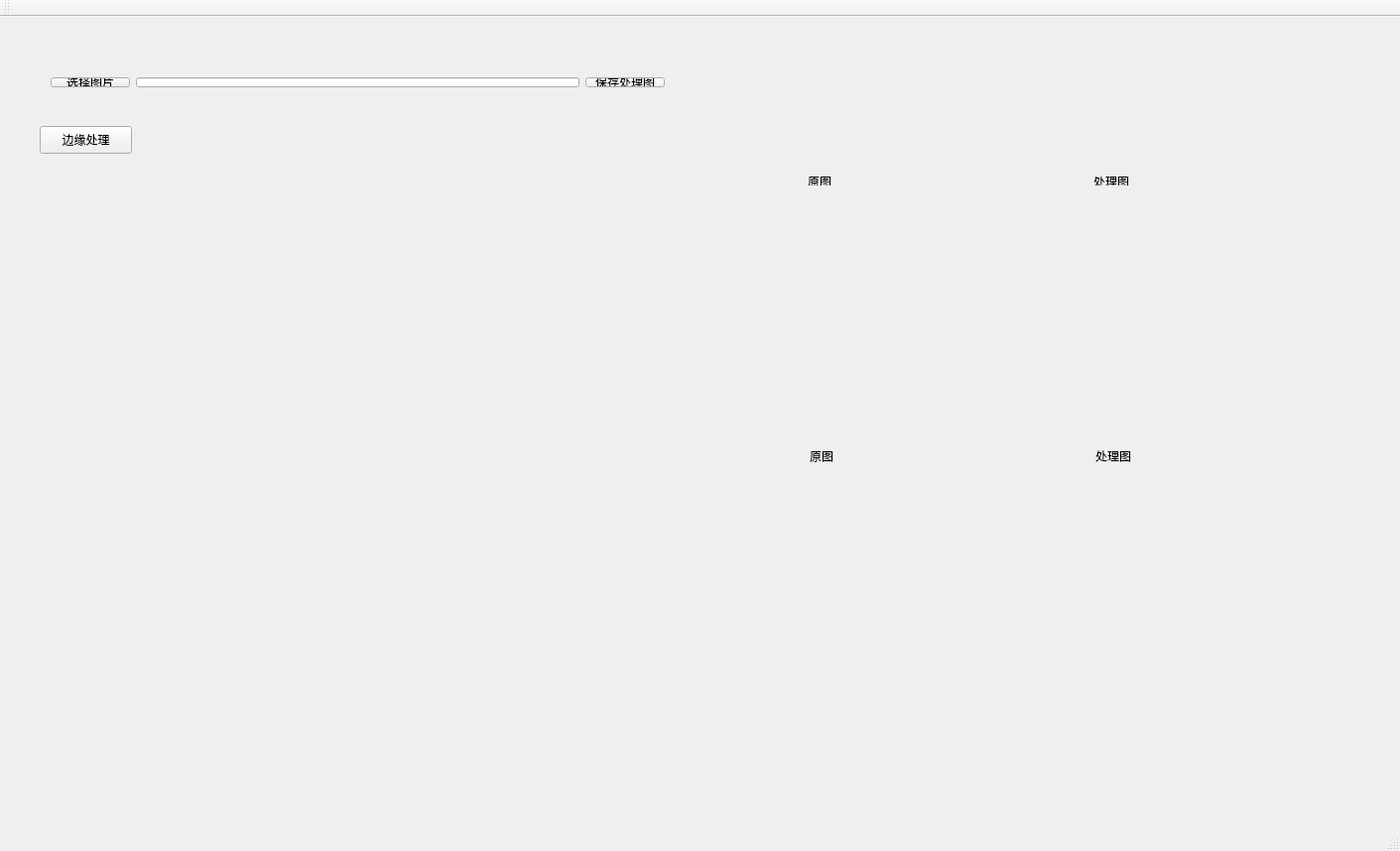
<?xml version="1.0" encoding="UTF-8"?>
<ui version="4.0">
 <class>QtLearnOpencv3Class</class>
 <widget class="QMainWindow" name="QtLearnOpencv3Class">
  <property name="geometry">
   <rect>
    <x>0</x>
    <y>0</y>
    <width>1411</width>
    <height>858</height>
   </rect>
  </property>
  <property name="windowTitle">
   <string>QtLearnOpencv3</string>
  </property>
  <widget class="QWidget" name="centralWidget">
   <widget class="QWidget" name="layoutWidget">
    <property name="geometry">
     <rect>
      <x>40</x>
      <y>50</y>
      <width>641</width>
      <height>32</height>
     </rect>
    </property>
    <layout class="QHBoxLayout" name="horizontalLayout">
     <item>
      <layout class="QFormLayout" name="formLayout">
       <item row="0" column="0">
        <widget class="QPushButton" name="seclectPicturePathPBTN">
         <property name="text">
          <string>选择图片</string>
         </property>
        </widget>
       </item>
       <item row="0" column="1">
        <widget class="QLineEdit" name="picturePathLEDT"/>
       </item>
      </layout>
     </item>
     <item>
      <widget class="QPushButton" name="SavePicturePBTN">
       <property name="text">
        <string>保存处理图</string>
       </property>
      </widget>
     </item>
    </layout>
   </widget>
   <widget class="QWidget" name="layoutWidget">
    <property name="geometry">
     <rect>
      <x>803</x>
      <y>150</y>
      <width>591</width>
      <height>31</height>
     </rect>
    </property>
    <layout class="QHBoxLayout" name="horizontalLayout_3">
     <item>
      <widget class="QLabel" name="label">
       <property name="text">
        <string>原图</string>
       </property>
      </widget>
     </item>
     <item>
      <widget class="QLabel" name="label_2">
       <property name="text">
        <string>处理图</string>
       </property>
      </widget>
     </item>
    </layout>
   </widget>
   <widget class="QWidget" name="layoutWidget">
    <property name="geometry">
     <rect>
      <x>805</x>
      <y>202</y>
      <width>591</width>
      <height>481</height>
     </rect>
    </property>
    <layout class="QHBoxLayout" name="horizontalLayout_2">
     <item>
      <widget class="QLabel" name="srcImage">
       <property name="text">
        <string>原图</string>
       </property>
      </widget>
     </item>
     <item>
      <widget class="QLabel" name="resImage">
       <property name="text">
        <string>处理图</string>
       </property>
      </widget>
     </item>
    </layout>
   </widget>
   <widget class="QPushButton" name="pushButton">
    <property name="geometry">
     <rect>
      <x>40</x>
      <y>110</y>
      <width>93</width>
      <height>28</height>
     </rect>
    </property>
    <property name="text">
     <string>边缘处理</string>
    </property>
   </widget>
  </widget>
  <widget class="QMenuBar" name="menuBar">
   <property name="geometry">
    <rect>
     <x>0</x>
     <y>0</y>
     <width>1411</width>
     <height>26</height>
    </rect>
   </property>
  </widget>
  <widget class="QToolBar" name="mainToolBar">
   <attribute name="toolBarArea">
    <enum>TopToolBarArea</enum>
   </attribute>
   <attribute name="toolBarBreak">
    <bool>false</bool>
   </attribute>
  </widget>
  <widget class="QStatusBar" name="statusBar"/>
 </widget>
 <layoutdefault spacing="6" margin="11"/>
 <resources>
  <include location="QtLearnOpencv3.qrc"/>
 </resources>
 <connections/>
</ui>
